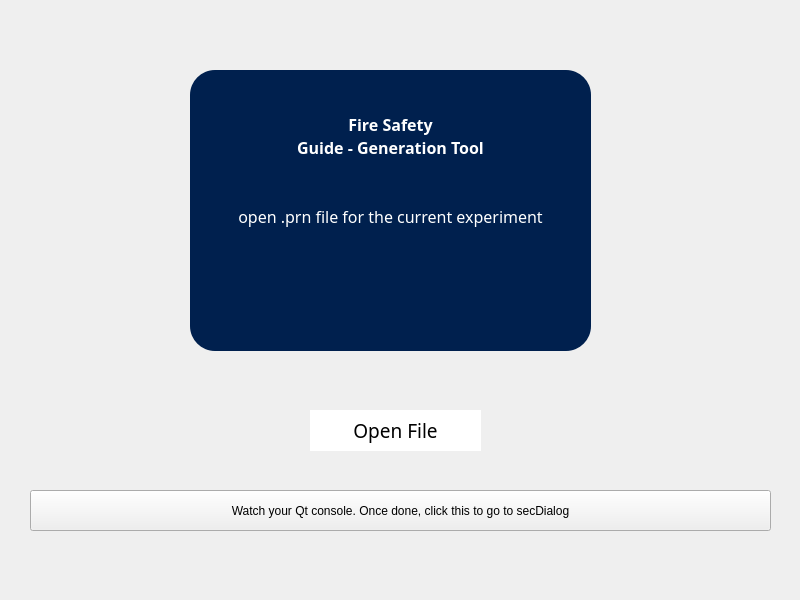
<?xml version="1.0" encoding="UTF-8"?>
<ui version="4.0">
 <class>MainWindow</class>
 <widget class="QMainWindow" name="MainWindow">
  <property name="geometry">
   <rect>
    <x>0</x>
    <y>0</y>
    <width>800</width>
    <height>600</height>
   </rect>
  </property>
  <property name="windowTitle">
   <string>MainWindow</string>
  </property>
  <widget class="QWidget" name="centralwidget">
   <widget class="QPushButton" name="pushButton">
    <property name="geometry">
     <rect>
      <x>310</x>
      <y>410</y>
      <width>171</width>
      <height>41</height>
     </rect>
    </property>
    <property name="font">
     <font>
      <family>Centaur</family>
      <pointsize>14</pointsize>
      <weight>50</weight>
      <italic>false</italic>
      <bold>false</bold>
     </font>
    </property>
    <property name="styleSheet">
     <string notr="true">background: rgb(255, 255, 255);
border-radius: 25px;
font: 14pt &quot;Centaur&quot;;</string>
    </property>
    <property name="text">
     <string>Open File</string>
    </property>
    <property name="autoDefault">
     <bool>false</bool>
    </property>
    <property name="default">
     <bool>true</bool>
    </property>
    <property name="flat">
     <bool>false</bool>
    </property>
   </widget>
   <widget class="QTextBrowser" name="textBrowser">
    <property name="geometry">
     <rect>
      <x>190</x>
      <y>70</y>
      <width>401</width>
      <height>281</height>
     </rect>
    </property>
    <property name="font">
     <font>
      <family>Centaur</family>
      <pointsize>14</pointsize>
      <weight>50</weight>
      <italic>false</italic>
      <bold>false</bold>
     </font>
    </property>
    <property name="styleSheet">
     <string notr="true">background-color: rgb(0, 32, 78);
border-color:  rgb(240, 240, 240);
border-radius: 25px;
font: 14pt &quot;Centaur&quot;;</string>
    </property>
    <property name="html">
     <string>&lt;!DOCTYPE HTML PUBLIC &quot;-//W3C//DTD HTML 4.0//EN&quot; &quot;http://www.w3.org/TR/REC-html40/strict.dtd&quot;&gt;
&lt;html&gt;&lt;head&gt;&lt;meta name=&quot;qrichtext&quot; content=&quot;1&quot; /&gt;&lt;style type=&quot;text/css&quot;&gt;
p, li { white-space: pre-wrap; }
&lt;/style&gt;&lt;/head&gt;&lt;body style=&quot; font-family:'Centaur'; font-size:14pt; font-weight:400; font-style:normal;&quot;&gt;
&lt;p align=&quot;center&quot; style=&quot;-qt-paragraph-type:empty; margin-top:0px; margin-bottom:0px; margin-left:0px; margin-right:0px; -qt-block-indent:0; text-indent:0px; font-family:'MS Shell Dlg 2'; font-size:8.25pt;&quot;&gt;&lt;br /&gt;&lt;/p&gt;
&lt;p align=&quot;center&quot; style=&quot;-qt-paragraph-type:empty; margin-top:0px; margin-bottom:0px; margin-left:0px; margin-right:0px; -qt-block-indent:0; text-indent:0px; font-family:'MS Shell Dlg 2'; font-size:12pt; font-weight:600; color:#ffffff;&quot;&gt;&lt;br /&gt;&lt;/p&gt;
&lt;p align=&quot;center&quot; style=&quot; margin-top:0px; margin-bottom:0px; margin-left:0px; margin-right:0px; -qt-block-indent:0; text-indent:0px;&quot;&gt;&lt;span style=&quot; font-family:'MS Shell Dlg 2'; font-size:12pt; font-weight:600; color:#ffffff;&quot;&gt;Fire Safety&lt;/span&gt;&lt;/p&gt;
&lt;p align=&quot;center&quot; style=&quot; margin-top:0px; margin-bottom:0px; margin-left:0px; margin-right:0px; -qt-block-indent:0; text-indent:0px;&quot;&gt;&lt;span style=&quot; font-family:'MS Shell Dlg 2'; font-size:12pt; font-weight:600; color:#ffffff;&quot;&gt;Guide - Generation Tool&lt;/span&gt;&lt;/p&gt;
&lt;p align=&quot;center&quot; style=&quot;-qt-paragraph-type:empty; margin-top:0px; margin-bottom:0px; margin-left:0px; margin-right:0px; -qt-block-indent:0; text-indent:0px; font-family:'MS Shell Dlg 2'; font-size:12pt; font-weight:600; color:#ffffff;&quot;&gt;&lt;br /&gt;&lt;/p&gt;
&lt;p align=&quot;center&quot; style=&quot;-qt-paragraph-type:empty; margin-top:0px; margin-bottom:0px; margin-left:0px; margin-right:0px; -qt-block-indent:0; text-indent:0px; font-family:'MS Shell Dlg 2'; font-size:12pt; font-weight:600; color:#ffffff;&quot;&gt;&lt;br /&gt;&lt;/p&gt;
&lt;p align=&quot;center&quot; style=&quot; margin-top:0px; margin-bottom:0px; margin-left:0px; margin-right:0px; -qt-block-indent:0; text-indent:0px;&quot;&gt;&lt;span style=&quot; font-family:'MS Shell Dlg 2'; font-size:12pt; color:#ffffff;&quot;&gt;open .prn file for the current experiment&lt;/span&gt;&lt;/p&gt;&lt;/body&gt;&lt;/html&gt;</string>
    </property>
   </widget>
   <widget class="QPushButton" name="pushButton_2">
    <property name="geometry">
     <rect>
      <x>30</x>
      <y>490</y>
      <width>741</width>
      <height>41</height>
     </rect>
    </property>
    <property name="text">
     <string>Watch your Qt console. Once done, click this to go to secDialog</string>
    </property>
   </widget>
  </widget>
 </widget>
 <resources/>
 <connections/>
</ui>
